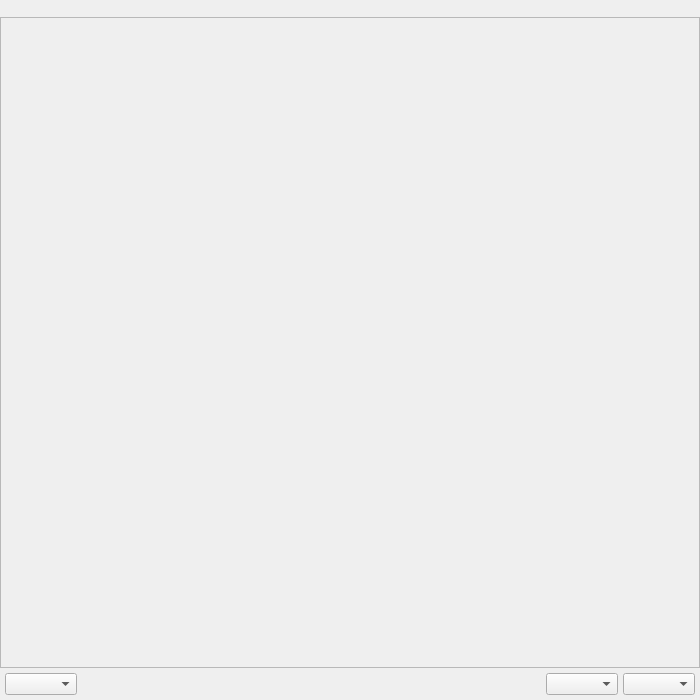
<?xml version="1.0" encoding="UTF-8"?>
<ui version="4.0">
    <class>MainDialog</class>
    <widget class="QDialog" name="MainDialog">
        <property name="windowModality">
            <enum>Qt::NonModal</enum>
        </property>
        <property name="windowFlags">
            <set>Qt::Window</set>
        </property>
        <property name="geometry">
            <rect>
                <x>0</x>
                <y>0</y>
                <width>700</width>
                <height>700</height>
            </rect>
        </property>
        <property name="minimumSize">
            <size>
                <width>700</width>
                <height>700</height>
            </size>
        </property>
        <property name="windowTitle">
            <string>Images Viewer</string>
        </property>
        <layout class="QVBoxLayout" name="mainVerticalLayout">
            <property name="margin">
                <number>0</number>
            </property>
            <property name="spacing">
                <number>0</number>
            </property>
            <item>
                <layout class="QHBoxLayout" name="topBarLayout">
                    <property name="margin">
                        <number>0</number>
                    </property>
                    <item>
                        <widget class="QToolBar" name="topToolBar">
                        </widget>
                    </item>
                </layout>
            </item>
            <item>
                <widget class="QScrollArea" name="mainScrollArea">
                    <property name="widgetResizable">
                        <bool>true</bool>
                    </property>
                    <widget class="QWidget" name="scrollAreaContents">
                        <layout class="QGridLayout" name="gridLayout">
                            <property name="spacing">
                                <number>25</number>
                            </property>
                        </layout>
                    </widget>
                </widget>
            </item>
            <item>
                <layout class="QHBoxLayout" name="bottomBarLayout">
                    <property name="margin">
                        <number>5</number>
                    </property>
                    <property name="spacing">
                        <number>5</number>
                    </property>
                    <item>
                        <widget class="QComboBox" name="featuresFilterComboBox">
                        </widget>
                    </item>
                    <item>
                        <spacer name="bottomBarSpacerLeft">
                            <property name="orientation">
                                <enum>Qt::Horizontal</enum>
                            </property>
                            <property name="sizeType">
                                <enum>QSizePolicy::Expanding</enum>
                            </property>
                            <property name="sizeHint" stdset="0">
                                <size>
                                    <width>1</width>
                                    <height>1</height>
                                </size>
                            </property>
                        </spacer>
                    </item>
                    <item>
                        <layout class="QHBoxLayout" name="paginationButtonsLayout">
                        </layout>
                    </item>
                    <item>
                        <spacer name="bottomBarSpacerRight">
                            <property name="orientation">
                                <enum>Qt::Horizontal</enum>
                            </property>
                            <property name="sizeType">
                                <enum>QSizePolicy::Expanding</enum>
                            </property>
                            <property name="sizeHint" stdset="0">
                                <size>
                                    <width>1</width>
                                    <height>1</height>
                                </size>
                            </property>
                        </spacer>
                    </item>
                    <item>
                        <widget class="QComboBox" name="relationComboBox">
                            <property name="toolTip">
                                <string>Select relationship</string>
                            </property>
                        </widget>
                    </item>
                    <item>
                        <widget class="QgsFieldComboBox" name="fieldComboBox">
                            <property name="toolTip">
                                <string>Select field containing image data or url</string>
                            </property>
                        </widget>
                    </item>
                </layout>
            </item>
        </layout>
    </widget>
    <customwidgets>
        <customwidget>
            <class>QgsFieldComboBox</class>
            <extends>QComboBox</extends>
            <header>qgsfieldcombobox.h</header>
        </customwidget>
    </customwidgets>
    <resources />
    <connections />
</ui>
